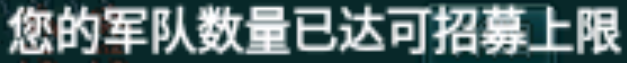
#> input picture clicker/tpl_assault_army_limit.png, 627 x 63 px
$ python -i detect.py   (imports and definitions only)
#> lines starting #> are read from the running program, lines starting #| are printed output that depends on the picture; after the words box and inside, x2 and y2 are one past the last pixel; in counts of white or black regions, pixels touching at a corner belong together
#> further down, picture is the input picture: shape (63, 627, 3); mean B, G, R 116.2, 115.1, 94.9
"""
detect.py — 识别当前画面属于登录流程的哪个阶段（设备无关，基于视觉特征）

状态：MAIN_MENU / LOGIN_DIALOG / SERVER_LIST / CHAR_CREATE / IN_GAME / UNKNOWN
"""
import cv2
import numpy as np
from vision import size, find_color_blobs

# 主菜单三个青色按钮（登陆界面）
T_BUTTON = ((85, 80, 90), (110, 255, 255))

# 游戏内：左上角绿色血条
GREEN_HP = ((35, 80, 80), (85, 255, 255))


# [19 lines left out: functions _is_in_game, _is_main_menu, not called in this run]


def _is_login_dialog(img) -> bool:
    """登录对话框：上部大面积为近白/浅色，且有灰色按钮 (V高 S低)。"""
    h, w = img.shape[:2]
#> h = 63; w = 627
    # 画面中部: 白色对话框背景占比高
    roi = img[int(0.02 * h):int(0.6 * h), int(0.05 * w):int(0.98 * w)]
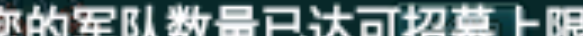
#> roi: shape (36, 583, 3); mean B, G, R 129.6, 128.5, 110.2
    hsv = cv2.cvtColor(roi, cv2.COLOR_BGR2HSV)
#> hsv: shape (36, 583, 3); mean H, S, V 90.2, 80.4, 130.1
    white = cv2.inRange(hsv, (0, 0, 200), (180, 40, 255))  # 高V低S = 白/浅灰
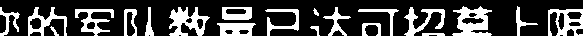
#> white: shape (36, 583); 25.8% white; 20 white regions, largest, box (x1, y1, x2, y2) and area: (452, 6, 492, 36) 680, (169, 7, 210, 36) 611, (548, 9, 583, 36) 506
    ratio = (white > 0).mean()
#> ratio = 0.258
    # 灰色按钮（确定/返回）在中带
    gray = cv2.inRange(hsv, (0, 0, 150), (180, 45, 215))
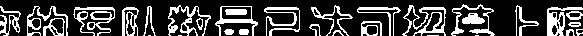
#> gray: shape (36, 583); 24.9% white; 31 white regions (4 under 20 px), largest, box (x1, y1, x2, y2) and area: (402, 5, 446, 36) 473, (73, 7, 115, 36) 441, (168, 5, 211, 36) 402
    gray_ratio = (gray > 0).mean()
#> gray_ratio = 0.249
    # 对话框应覆盖中部较大部分
    return ratio > 0.30 and gray_ratio > 0.02


# [38 lines left out: functions _is_server_list, _is_char_create, detect_state, not called in this run]

>>> import cv2
>>> picture = cv2.imread('tpl_assault_army_limit.png')
>>> result = _is_login_dialog(picture)
#> result = False

$ run again, on clicker/tpl_assault_attack_target.png
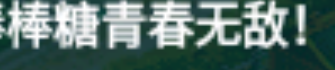
#> input picture clicker/tpl_assault_attack_target.png, 335 x 70 px
#> picture is the input picture: shape (70, 335, 3); mean B, G, R 113.5, 118.6, 94.8
#> hsv: shape (41, 312, 3); mean H, S, V 84, 53.6, 155.7
#> in _is_login_dialog, `white = cv2.inRange(hsv, (0, 0, 200), (180, 40, 255))`:
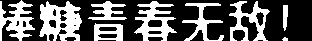
#> white: shape (41, 312); 36.2% white; 9 white regions (1 under 20 px), largest, box (x1, y1, x2, y2) and area: (39, 1, 82, 41) 1075, (134, 1, 177, 41) 806, (0, 0, 35, 41) 712
#> ratio = 0.362
#> in _is_login_dialog, `gray = cv2.inRange(hsv, (0, 0, 150), (180, 45, 215))`:
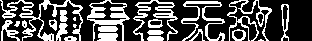
#> gray: shape (41, 312); 31.7% white; 23 white regions (3 under 20 px), largest, box (x1, y1, x2, y2) and area: (0, 0, 83, 41) 780, (87, 0, 130, 41) 565, (133, 0, 178, 41) 491
#> gray_ratio = 0.317
#> result = True

$ run again, on clicker/tpl_assault_attack_target_alt1.png
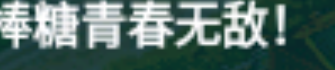
#> input picture clicker/tpl_assault_attack_target_alt1.png, 335 x 70 px
#> picture is the input picture: shape (70, 335, 3); mean B, G, R 109.6, 114.8, 90.6
#> hsv: shape (41, 312, 3); mean H, S, V 84.9, 62.3, 146.8
#> in _is_login_dialog, `white = cv2.inRange(hsv, (0, 0, 200), (180, 40, 255))`:
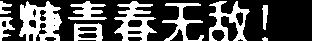
#> white: shape (41, 312); 32.7% white; 10 white regions (1 under 20 px), largest, box (x1, y1, x2, y2) and area: (19, 1, 62, 41) 1074, (114, 1, 157, 41) 817, (209, 1, 250, 41) 706
#> ratio = 0.327
#> in _is_login_dialog, `gray = cv2.inRange(hsv, (0, 0, 150), (180, 45, 215))`:
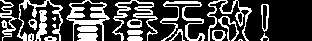
#> gray: shape (41, 312); 28.9% white; 23 white regions (3 under 20 px), largest, box (x1, y1, x2, y2) and area: (66, 0, 110, 41) 555, (112, 0, 158, 41) 484, (160, 1, 205, 41) 465
#> gray_ratio = 0.289
#> result = True
